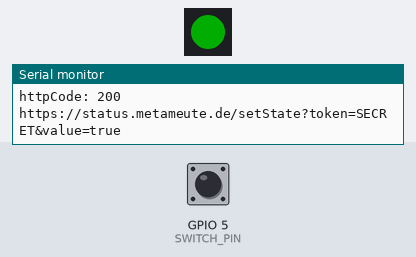
Bench run of a program on a simulated ESP8266 (NodeMCU). Parts: 1 RGB LEDs in strip order, left to right, the last lines printed to the serial monitor. Inputs (shaded band) come from the test bench; at power-on: GPIO 5 (SWITCH_PIN) HIGH. Dim RGB values are drawn brighter than linear; WiFi joins after 1.5 s; servers stay silent unless stated; the strip is taken to match the declared colour order; uploads are accepted with an empty reply.

Above: at 2.1 s.
2.2 s: GPIO 5 (SWITCH_PIN) pulled LOW for 0.15 s
At 2.6 s:
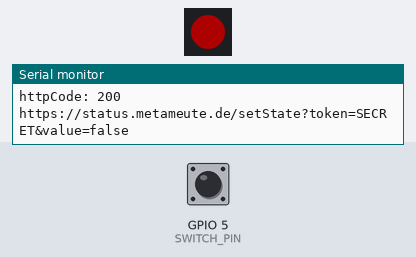
4.3 s: GPIO 5 (SWITCH_PIN) pulled LOW for 3.2 s
At 8.5 s:
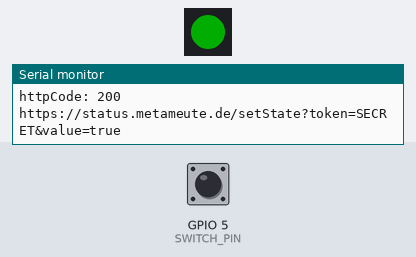
Timing chart, 0 to 10.0 s (numbered marks = the images above; inputs shaded):
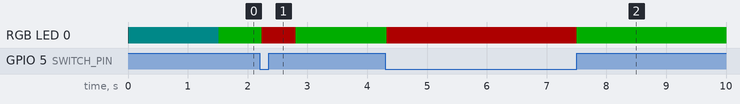

Measured:
- after the input at 2.2 s, RGB LED 0: RGB(0, 50, 0) → RGB(50, 0, 0) at once, → RGB(0, 50, 0) 0.57 s later
- after the input at 4.3 s, RGB LED 0: RGB(0, 50, 0) → RGB(50, 0, 0) at once, → RGB(0, 50, 0) 3.2 s later

The program:

main.cpp
```cpp
#include <Arduino.h>
#include <Adafruit_NeoPixel.h>
#ifdef ESP32
#include <WiFi.h>
#include <WiFiMulti.h>
#include <HTTPClient.h>
WiFiMulti wifiMulti;
#elif defined(ESP8266)
#include <ESP8266WiFi.h>
#include <ESP8266WiFiMulti.h>
#include <ESP8266HTTPClient.h>
ESP8266WiFiMulti wifiMulti;
#endif

#define LED_PIN 4
#define SWITCH_PIN 5
#define OPEN 1
#define CLOSED 0

Adafruit_NeoPixel led = Adafruit_NeoPixel(1, LED_PIN, NEO_RGB);

bool doorState = CLOSED;
bool lastSend = doorState;
bool interrupts = true;
bool freshWIFI = true;
int counter = 0;
volatile boolean interrupt_flag = false;
uint32_t color = led.Color(0,255,255);

String ssid = "";
String pswd = "";
const char* apiHOST = "https://status.metameute.de";
const char* apiPATH = "/setState?token=";
const char* apiTOKEN = "SECRET";

IRAM_ATTR void changeState() {
	if (interrupt_flag) {
		return;
	}

	interrupt_flag = true;


	doorState = digitalRead(SWITCH_PIN) == HIGH;


	interrupt_flag = false;
}

void flipDoorState() {
	HTTPClient http;
	WiFiClientSecure client;
	client.setInsecure();
	String path = apiHOST;
	path.concat(apiPATH);
	path.concat(apiTOKEN);
	path.concat("&value=");
	path.concat((doorState) ? "true": "false");

	if(http.begin(client, path)) {
		int httpCode = http.GET();
		counter++;
		Serial.println(counter);
		Serial.printf("httpCode: %d\n", httpCode);
		Serial.println(path);
		if(httpCode > 0) {
			if(httpCode == 200) {
				String payload = http.getString();
				Serial.println(payload);
			}
		} else {
			Serial.println("HTTP-Connection lost!");
		}
		http.end();
	} else {
		Serial.println("HTTP-Connection cannot be established.");
	}
}

void setup()
{
	Serial.begin(9600);
	delay(10);
	Serial.println('\n');

	pinMode(SWITCH_PIN, INPUT_PULLUP);
	attachInterrupt(digitalPinToInterrupt(SWITCH_PIN), changeState, CHANGE);

	doorState = digitalRead(SWITCH_PIN) == HIGH;

	// setup led
	led.begin();
	led.setBrightness(10);
	led.setPixelColor(0, color);
	led.show();

	// CONNECT
	WiFi.mode(WIFI_STA);

	wifiMulti.addAP("luebeck.freifunk.net");
	wifiMulti.addAP("WLAN-XIE8N1", "YUNGYUNG789!");
}

void loop()
{
	// Maintain WiFi connection
	if (wifiMulti.run(5000) == WL_CONNECTED) {
		if(freshWIFI) {
				Serial.println(".");
				Serial.println("Connection established");
				Serial.println(WiFi.localIP());
				freshWIFI = false;
		}

		if (doorState) {
			color = led.Color(0, 255, 0);
		} else {
			color = led.Color(255, 0, 0);
		}
		led.setBrightness(50);
		led.setPixelColor(0, color);
		led.show();
		if(doorState != lastSend) {
			lastSend = doorState;
			flipDoorState();
			delay(300);
		}
		delay(50);
	} else {
		Serial.println("Not connected");
		freshWIFI = true;
		color = led.Color(0, 255, 255);
		led.setBrightness(20);
		led.setPixelColor(0, color);
		led.show();
	}
}
```
